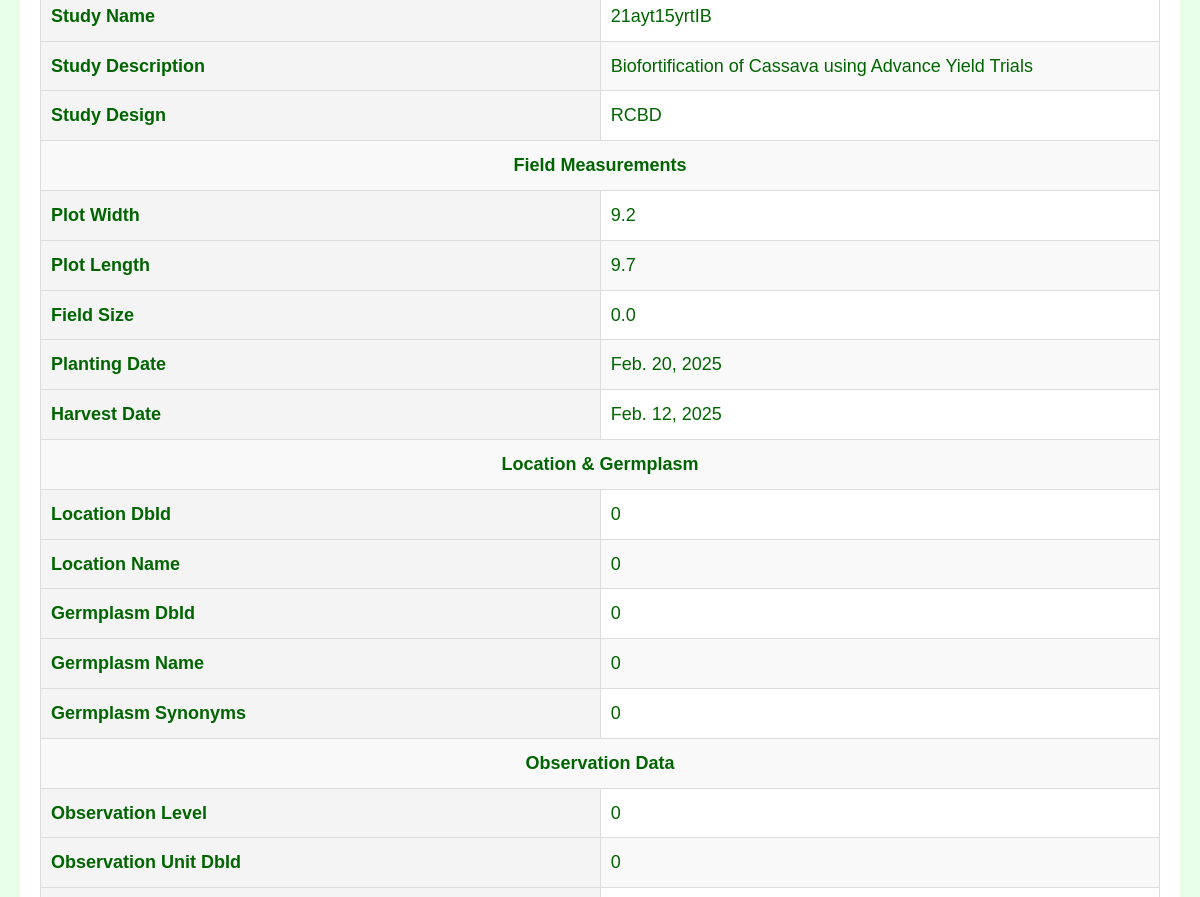
The page /fielddata/6/ (signed in, middle part) on the database as committed earlier.
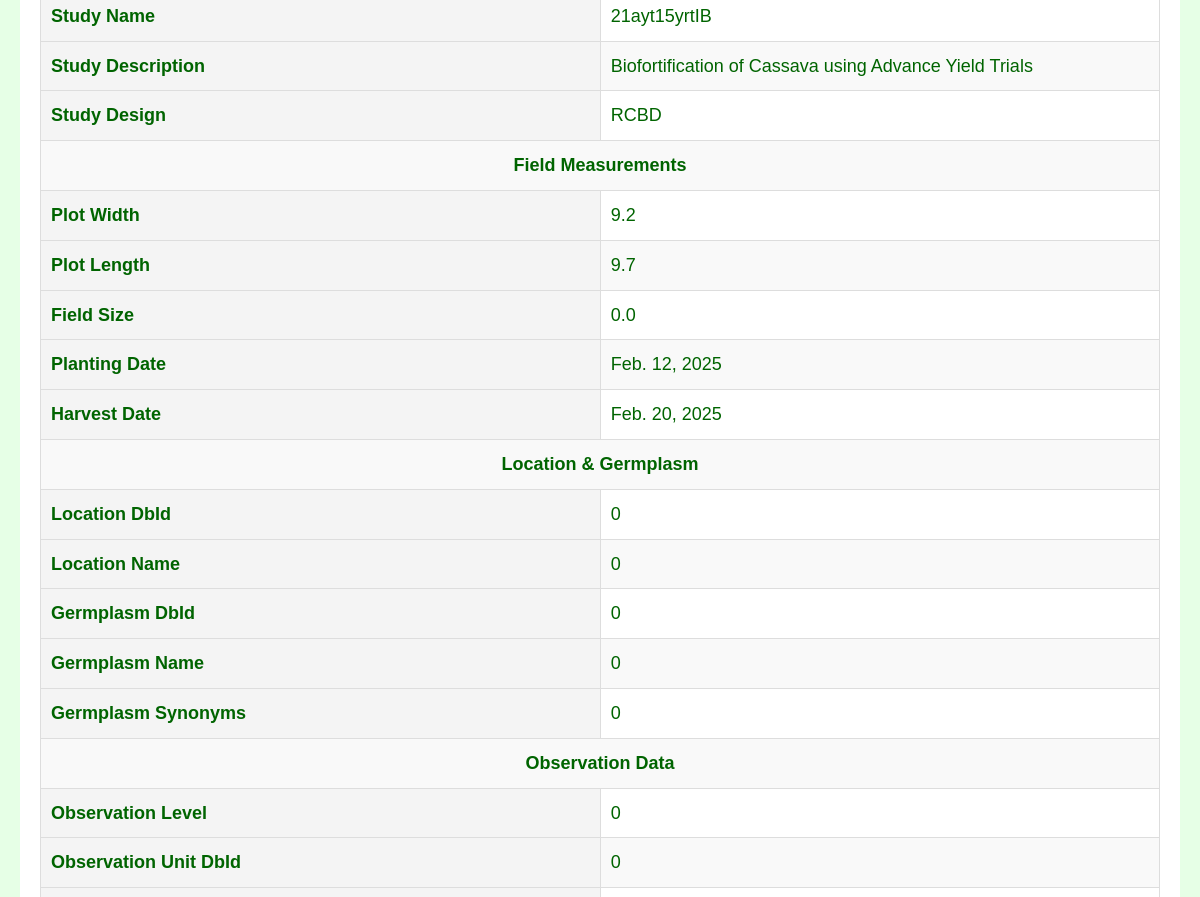
The same page on the database as committed later.
### django_nlp_integration/nlp_app/models.py (models this page shows, shortened)
class FieldData(models.Model):
    studyYear = models.IntegerField(blank=True, null=True)
    programDbId = models.CharField(max_length=255, blank=True, null=True)
    programName = models.CharField(max_length=255, blank=True, null=True)
    programDescription = models.TextField(blank=True, null=True)
    studyDbId = models.CharField(max_length=255, blank=True, null=True)
    studyName = models.CharField(max_length=255, blank=True, null=True)
    studyDescription = models.TextField(blank=True, null=True)
    studyDesign = models.CharField(max_length=255, blank=True, null=True)
    plotWidth = models.FloatField(blank=True, null=True)
    plotLength = models.FloatField(blank=True, null=True)
    fieldSize = models.FloatField(blank=True, null=True)
    plantingDate = models.DateField(blank=True, null=True)
    harvestDate = models.DateField(blank=True, null=True)
    locationDbId = models.CharField(max_length=255, blank=True, null=True)
    locationName = models.CharField(max_length=255, blank=True, null=True)
    germplasmDbId = models.CharField(max_length=255, blank=True, null=True)
    germplasmName = models.CharField(max_length=255, blank=True, null=True)
    germplasmSynonyms = models.CharField(max_length=255, blank=True, null=True)
    observationLevel = models.CharField(max_length=255, blank=True, null=True)
    observationUnitDbId = models.CharField(max_length=255, blank=True, null=True)
    observationUnitName = models.CharField(max_length=255, blank=True, null=True)
    replicate = models.IntegerField(blank=True, null=True)
    blockNumber = models.IntegerField(blank=True, null=True)
    plotNumber = models.IntegerField(blank=True, null=True)
    entryType = models.CharField(max_length=255, blank=True, null=True)
    boiled_storage_root_color = models.CharField(max_length=255, blank=True, null=True)
    cassava_anthractnose_disease_incidence_6_month = models.FloatField(blank=True, null=True)
    cassava_anthractnose_disease_incidence_9_month = models.FloatField(blank=True, null=True)
    cassava_anthractnose_disease_severity_6_month = models.FloatField(blank=True, null=True)
    cassava_anthractnose_disease_severity_9_month = models.FloatField(blank=True, null=True)
    cassava_bacterial_blight_incidence_3_month = models.FloatField(blank=True, null=True)
    cassava_bacterial_blight_incidence_6_month = models.FloatField(blank=True, null=True)
    cassava_bacterial_blight_severity_3_month = models.FloatField(blank=True, null=True)
    cassava_bacterial_blight_severity_6_month = models.FloatField(blank=True, null=True)
    cassava_green_mite_severity_first_evaluation = models.FloatField(blank=True, null=True)
    cassava_green_mite_severity_second_evaluation = models.FloatField(blank=True, null=True)
    cassava_mosaic_disease_incidence_1_month = models.FloatField(blank=True, null=True)
    cassava_mosaic_disease_incidence_3_month = models.FloatField(blank=True, null=True)
    cassava_mosaic_disease_incidence_6_month = models.FloatField(blank=True, null=True)
    cassava_mosaic_disease_severity_1_month = models.FloatField(blank=True, null=True)
    cassava_mosaic_disease_severity_3_month = models.FloatField(blank=True, null=True)
    cassava_mosaic_disease_severity_6_month = models.FloatField(blank=True, null=True)
    dry_matter_content_specific_gravity_method = models.FloatField(blank=True, null=True)
    dry_matter_content_percentage = models.FloatField(blank=True, null=True)
    ease_of_peeling_root_cortex_visual_rating = models.IntegerField(blank=True, null=True)
    first_apical_branch_height_cm = models.FloatField(blank=True, null=True)
    fresh_shoot_weight_kg_per_plot = models.FloatField(blank=True, null=True)
    fresh_storage_root_weight_per_plot = models.FloatField(blank=True, null=True)
    harvest_index_variable = models.FloatField(blank=True, null=True)
    initial_vigor_assessment = models.IntegerField(blank=True, null=True)
    number_of_planted_stakes_per_plot = models.IntegerField(blank=True, null=True)
    plant_architecture_visual_rating = models.IntegerField(blank=True, null=True)
    plant_stands_harvested_counting = models.IntegerField(blank=True, null=True)
    poundability_assessment = models.IntegerField(blank=True, null=True)
    proportion_lodged_plants_percentage = models.FloatField(blank=True, null=True)
    root_neck_length_visual_rating = models.IntegerField(blank=True, null=True)
    root_number_counting = models.IntegerField(blank=True, null=True)
    rotted_storage_root_counting = models.IntegerField(blank=True, null=True)
    specific_gravity = models.FloatField(blank=True, null=True)
    sprout_count_nine_month = models.IntegerField(blank=True, null=True)
    sprout_count_one_month = models.IntegerField(blank=True, null=True)
    sprout_count_six_month = models.IntegerField(blank=True, null=True)
    sprout_count_three_month = models.IntegerField(blank=True, null=True)
    sprouting_proportion = models.FloatField(blank=True, null=True)
    storage_root_cortex_color_visual_rating = models.IntegerField(blank=True, null=True)
    storage_root_periderm_color_visual_rating = models.IntegerField(blank=True, null=True)
    storage_root_pulp_color_visual_rating = models.IntegerField(blank=True, null=True)
    storage_root_shape_visual_rating = models.IntegerField(blank=True, null=True)
    storage_root_size_visual_rating = models.IntegerField(blank=True, null=True)
    taste_of_boiled_root_rating = models.IntegerField(blank=True, null=True)
    top_yield = models.FloatField(blank=True, null=True)
    total_carotenoid_chart_1_8 = models.FloatField(blank=True, null=True)
    total_carotenoid_iCheck_method = models.FloatField(blank=True, null=True)

### django_nlp_integration/nlp_app/views.py (the view)
# urls.py: path('fielddata/<int:pk>/', views.fielddata_detail, name='fielddata_detail'),
@login_required
def fielddata_detail(request, pk):
    fielddata = get_object_or_404(FieldData, pk=pk)
    return render(request, 'nlp_app/fielddata_detail.html', {'fielddata': fielddata})

### django_nlp_integration/nlp_app/templates/nlp_app/fielddata_detail.html (shortened to what this page needs)
{% extends 'base_generic.html' %}
{% block content %}
<!DOCTYPE html>
<html>
<head>
</head>
<body>
    <table>
        <tr><th>Study Name</th><td>{{ fielddata.studyName }}</td></tr>
        <tr><th>Study Description</th><td>{{ fielddata.studyDescription }}</td></tr>
        <tr><th>Study Design</th><td>{{ fielddata.studyDesign }}</td></tr>
        <tr class="section-header">
            <td colspan="2">Field Measurements</td>
        </tr>
        <tr><th>Plot Width</th><td>{{ fielddata.plotWidth }}</td></tr>
        <tr><th>Plot Length</th><td>{{ fielddata.plotLength }}</td></tr>
        <tr><th>Field Size</th><td>{{ fielddata.fieldSize }}</td></tr>
        <tr><th>Planting Date</th><td>{{ fielddata.plantingDate }}</td></tr>
        <tr><th>Harvest Date</th><td>{{ fielddata.harvestDate }}</td></tr>
        <tr class="section-header">
            <td colspan="2">Location & Germplasm</td>
        </tr>
        <tr><th>Location DbId</th><td>{{ fielddata.locationDbId }}</td></tr>
        <tr><th>Location Name</th><td>{{ fielddata.locationName }}</td></tr>
        <tr><th>Germplasm DbId</th><td>{{ fielddata.germplasmDbId }}</td></tr>
        <tr><th>Germplasm Name</th><td>{{ fielddata.germplasmName }}</td></tr>
        <tr><th>Germplasm Synonyms</th><td>{{ fielddata.germplasmSynonyms }}</td></tr>
        <tr class="section-header">
            <td colspan="2">Observation Data</td>
        </tr>
        <tr><th>Observation Level</th><td>{{ fielddata.observationLevel }}</td></tr>
        <tr><th>Observation Unit DbId</th><td>{{ fielddata.observationUnitDbId }}</td></tr>
        <tr><th>Observation Unit Name</th><td>{{ fielddata.observationUnitName }}</td></tr>
        <tr><th>Total Carotenoid iCheck Method</th><td>{{ fielddata.total_carotenoid_iCheck_method }}</td></tr>    </table>
</body>
</html>
{% endblock %}

Rows that differ between the two databases and show on the page:
changed FieldData "21ayt15yrtIB": plantingDate "Feb. 20, 2025" → "Feb. 12, 2025"; harvestDate "Feb. 12, 2025" → "Feb. 20, 2025"
